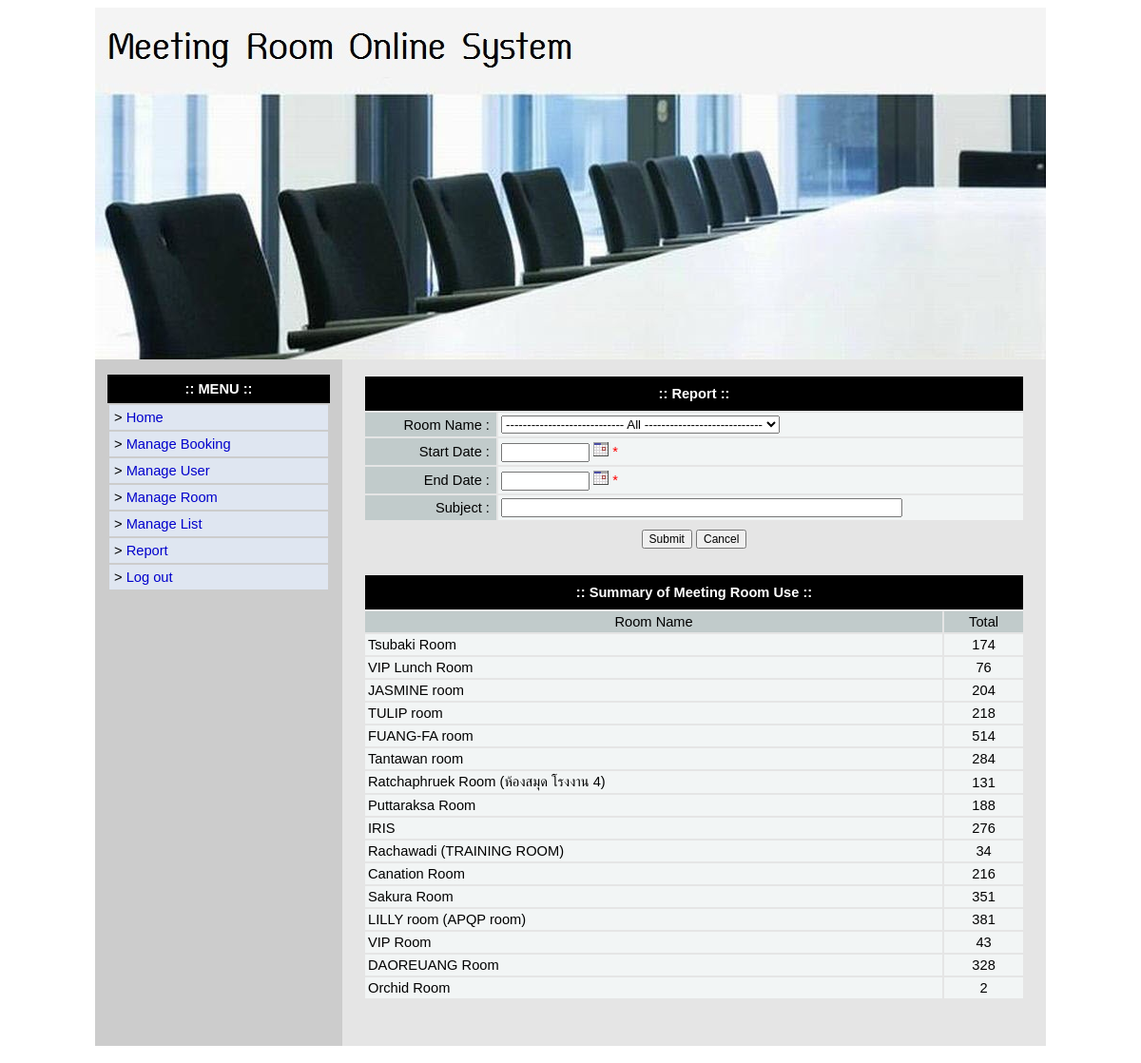
Screenshot of /admin/manage_report/index.php (signed in) with the database file from the repository.
### tables this page shows
CREATE TABLE `room_tb` (
  `id` int(5) NOT NULL,
  `room_name` varchar(200) NOT NULL,
  `room_pic` varchar(100) NOT NULL,
  `room_address` varchar(500) NOT NULL,
  `total_seat` varchar(10) NOT NULL,
  `response_name` varchar(200) NOT NULL,
  `department` varchar(200) NOT NULL,
  `tel` varchar(200) NOT NULL,
  `remarks` varchar(500) NOT NULL
);

### admin/manage_report/index.php (the view, shortened to what this page needs)
<!DOCTYPE html PUBLIC "-//W3C//DTD XHTML 1.0 Transitional//EN" "http://www.w3.org/TR/xhtml1/DTD/xhtml1-transitional.dtd">
<html xmlns="http://www.w3.org/1999/xhtml">
<head>
<link href="../../js/datepickerstyle.css" type="text/css" rel="stylesheet">
</head>
<body>
<center>
<table border="0" cellpadding="0" cellspacing="0" width="1000">
  <tbody><tr>
    <td>
<table class="bottom_border" border="0" cellpadding="0" cellspacing="0" width="100%">
  <tbody>
  <tr>
      <td align="center"><img src="../../images/meeting_header.jpg"></td>
  </tr>
</tbody>
</table>
</td>
  </tr>
  <tr>
    <td><table border="0" cellpadding="0" cellspacing="0" width="100%">
      <tbody><tr>
        <td class="right_border" bgcolor="#CCCCCC" valign="top" width="15%"><table border="0" cellpadding="0" cellspacing="0" width="260">
          <tbody><tr>
            <td>&nbsp;</td>
          </tr>
          <tr>
            <td>
<table border="0" cellpadding="0" cellspacing="0" width="100%">
  <tbody><tr>
    <td>
<table align="center" border="0" cellpadding="0" cellspacing="0" width="90%">
      <tbody>
        <tr>
        <td bgcolor="#000000" height="30" align="center"><font color="#FFFFFF"><b>:: MENU ::</b></font></td>
        </tr>
      <tr>
        <td><table align="center" border="0" cellpadding="5" cellspacing="2" width="100%">
          <tbody>
          <tr>
            <td bgcolor="#DFE6F1"><div align="left">&gt <a href="../index.php">Home</a></div></td>
          </tr>
          <tr>
            <td bgcolor="#DFE6F1"><div align="left">&gt <a href="../manage_booking/index.php">Manage Booking</a></div></td>
          </tr>
          <tr>
            <td bgcolor="#DFE6F1"><div align="left">&gt <a href="../manage_user/index.php">Manage User</a></div></td>
          </tr>
          <tr>
            <td bgcolor="#DFE6F1"><div align="left">&gt <a href="../manage_room/index.php">Manage Room</a></div></td>
          </tr>
          <tr>
            <td bgcolor="#DFE6F1"><div align="left">&gt <a href="../manage_list/index.php">Manage List</a></div></td>
          </tr>
          <tr>
            <td bgcolor="#DFE6F1"><div align="left">&gt <a href="../manage_report/index.php">Report</a></div></td>
          </tr>
          <tr>
            <td bgcolor="#DFE6F1"><div align="left">&gt <a href="../../logout.php">Log out</a></div></td>
          </tr>
        </tbody></table></td>
        </tr>
    </tbody>
</table>
    </td>
  </tr>
  <tr>
    <td>&nbsp;</td>
  </tr>
</tbody></table>
</td>
          </tr>
        </tbody></table></td>
        <td bgcolor="#E5E5E5" valign="top" width="85%"><table align="center" border="0" cellpadding="0" cellspacing="0" width="95%">
          <tbody><tr>
            <td>&nbsp;</td>
          </tr>
          <tr>
            <td>
<form action="show_report.php" name="form1" method="post" onsubmit="return checkform(this);">
<table width="99%" border="0" align="center" cellpadding="3" cellspacing="2">
  <tr>
    <td bgcolor="#000000" colspan="2" height="30" align="center"><font color="#FFFFFF"><b>:: Report ::</b></font></td>
  </tr>
  <tr>
    <td bgcolor="#C1CBCB" width="20%"><div align="right">Room Name :&nbsp;</div></td>
    <td bgcolor="#F2F5F5"><div align="left">
<select name="room_id">
      <option value="" selected>---------------------------- All ----------------------------</option>
</select>
   </div></td>
  </tr>
  <tr>
    <td bgcolor="#C1CBCB"><div align="right">Start Date :&nbsp;</div></td>
    <td bgcolor="#F2F5F5"><div align="left"><input name="start_date" type="text" size="10" readonly="1" /> <a href="javascript:displayDatePicker('start_date')"><img border="0" src="../../images/formcal.gif" width="16" height="16"></a> <font color="red">*</font></div></td>
  </tr>
  <tr>
    <td bgcolor="#C1CBCB"><div align="right">End Date :&nbsp;</div></td>
    <td bgcolor="#F2F5F5"><div align="left"><input name="end_date" type="text" size="10" readonly="1" /> <a href="javascript:displayDatePicker('end_date')"><img border="0" src="../../images/formcal.gif" width="16" height="16"></a> <font color="red">*</font></div></td>
  </tr>
  <tr>
    <td bgcolor="#C1CBCB"><div align="right">Subject :&nbsp;</div></td>
    <td bgcolor="#F2F5F5"><div align="left"><input name="subject" type="text" size="57" maxlength="200" /></div></td>
  </tr>
  <tr>
    <td colspan="2" height="30" align="center"><input name="submit_bt" value="Submit" type="submit"> <input name="reset_bt" value="Cancel" type="reset"></td>
  </tr>
</table>
</form>
<br>
<table width="99%" border="0" align="center" cellpadding="3" cellspacing="2">
  <tr>
    <td bgcolor="#000000" colspan="3" height="30" align="center"><font color="#FFFFFF"><b>:: Summary of Meeting Room Use ::</b></font></td>
  </tr>
  <tr>
    <td bgcolor="#C1CBCB" width="88%"><div align="center">Room Name</div></td>
    <td bgcolor="#C1CBCB" width="12%"><div align="center">Total</div></td>
  </tr>
<?php
$strSQL = "SELECT room_id,count(*) AS total_use FROM booking_tb GROUP BY room_id";
$result = mysql_query($strSQL);
While($row = mysql_fetch_array($result)){
$room_id = $row['room_id'];
$strSQL_tmp = "SELECT * FROM room_tb WHERE id = '$room_id'";
$result_tmp = mysql_query($strSQL_tmp);
$row_tmp = mysql_fetch_array($result_tmp);
$room_name = $row_tmp['room_name'];
?>
  <tr>
    <td bgcolor="#F2F5F5"><div align="left"><?php echo $room_name; ?></div></td>
    <td bgcolor="#F2F5F5"><div align="center"><?php echo $row['total_use']; ?></div></td>
  </tr>
<?php
}
?>
</table>
<br></td>
          </tr>
          <tr>
            <td>&nbsp;</td>
          </tr>
          <tr>
            <td>&nbsp;</td>
          </tr>
        </tbody></table></td>
      </tr>
      <tr>
        <td colspan="2">
<table border="0" cellpadding="0" cellspacing="0" height="10" width="100%">
  <tbody><tr>
    <td></td>
  </tr>
</tbody>
</table>
</td>
        </tr>
    </tbody></table></td>
  </tr>
</tbody></table>
</center>
</body>
</html>

### admin/manage_report/index.php (style rules this page uses)
A:link { color: #0000cc; text-decoration:none }
input, textarea { font-family: Arial, Helvetica, sans-serif; font-size: 9pt; }
b { font-family: Arial, Helvetica, sans-serif; font-size: 11pt; }
font, td { font-family: Arial, Helvetica, sans-serif; font-size: 11pt; }
BODY { font-size: 9pt; font-family: Arial, Helvetica, sans-serif; }

### rows the page displays
room_tb: room_name "Tsubaki Room"
room_tb: room_name "VIP Lunch Room"
room_tb: room_name "JASMINE room"
room_tb: room_name "TULIP room"
room_tb: room_name "FUANG-FA room"
room_tb: room_name "Tantawan room"
room_tb: room_name "Ratchaphruek Room (ห้องสมุด โรงงาน 4)"
room_tb: room_name "Puttaraksa Room"
room_tb: room_name "IRIS"
room_tb: room_name "Rachawadi (TRAINING ROOM)"
room_tb: room_name "Canation Room"
room_tb: room_name "Sakura Room"
room_tb: room_name "LILLY room (APQP room)"
room_tb: room_name "VIP Room"
room_tb: room_name "DAOREUANG Room"
room_tb: room_name "Orchid Room"

### other values shown
$row['total_use'] "174"
$row['total_use'] "76"
$row['total_use'] "204"
$row['total_use'] "218"
$row['total_use'] "514"
$row['total_use'] "284"
$row['total_use'] "131"
$row['total_use'] "188"
$row['total_use'] "276"
$row['total_use'] "34"
$row['total_use'] "216"
$row['total_use'] "351"
$row['total_use'] "381"
$row['total_use'] "43"
$row['total_use'] "328"
